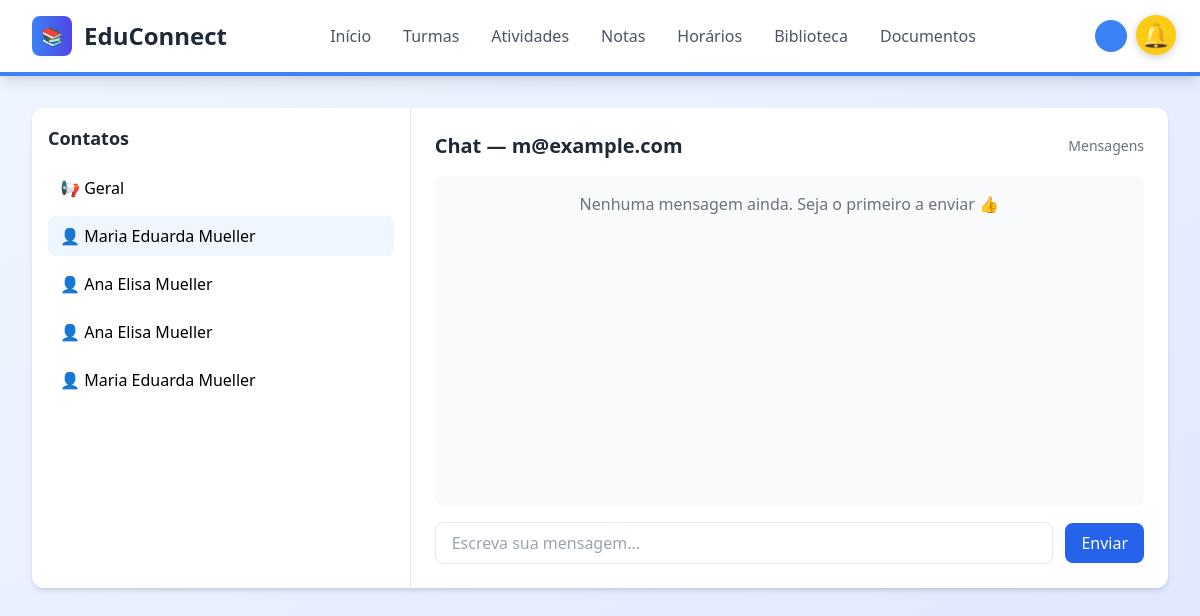
Page /chat?chat_user=m@example.com (signed in) on the committed database.
### tables this page shows
CREATE TABLE usuarios (
    id INTEGER PRIMARY KEY AUTOINCREMENT,
    nome TEXT,
    email TEXT UNIQUE,
    senha TEXT,
    tipo TEXT
);

### app.py (the view, shortened to what this page needs)
@app.route('/chat', methods=['GET', 'POST'])
@login_required
def chat():
    db = get_db()
    user_email = session.get('user_email', 'anonimo')
    chat_user = request.args.get('chat_user', 'geral')
    try:
        usuarios = db.execute("SELECT nome, email FROM usuarios").fetchall()
    except Exception:
        usuarios = []
    try:
        if chat_user == 'geral':
            cursor = db.execute("SELECT remetente, destinatario, mensagem, data_envio FROM mensagens WHERE destinatario = 'professor' ORDER BY data_envio ASC")
        else:
            cursor = db.execute("SELECT remetente, destinatario, mensagem, data_envio FROM mensagens WHERE (remetente = ? AND destinatario = ?) OR (remetente = ? AND destinatario = ?) ORDER BY data_envio ASC",
                (user_email, chat_user, chat_user, user_email))
        mensagens = cursor.fetchall()
    except Exception as e:
        print('Erro ao buscar mensagens:', e)
        mensagens = []
    return render_template('chat.html', mensagens=mensagens, usuarios=usuarios, chat_user=chat_user)

### app.py (called while the page is built)
def login_required(f):
    from functools import wraps
    @wraps(f)
    def decorated_function(*args, **kwargs):
        if not session.get('logged_in'):
            return redirect(url_for('login_page'))
        return f(*args, **kwargs)
    return decorated_function

def get_db():
    if 'db' not in g:
        g.db = sqlite3.connect(DATABASE)
        g.db.row_factory = sqlite3.Row  # Para retornar dicts em vez de tuplas
        try:
            g.db.execute('''
                CREATE TABLE IF NOT EXISTS mensagens (
                    id INTEGER PRIMARY KEY AUTOINCREMENT,
                    remetente TEXT,
                    destinatario TEXT,
                    mensagem TEXT,
                    data_envio TIMESTAMP DEFAULT CURRENT_TIMESTAMP
                )
            ''')
            g.db.commit()
        except Exception:
            pass
    return g.db

@app.teardown_appcontext
def close_connection(exception):
    db = g.pop('db', None)
    if db is not None:
        db.close()

### templates/chat.html (shortened to what this page needs)
<!DOCTYPE html>
<html lang="pt-BR">
<head>
    <script src="https://cdn.tailwindcss.com"></script>
</head>
<body class="bg-gradient-to-br from-blue-50 to-indigo-100 min-h-screen">
</head>
<body class="bg-gradient-to-br from-blue-50 to-indigo-100 min-h-screen">
    <header class="bg-white shadow-lg border-b-4 border-blue-500 sticky top-0 z-50">
        <div class="max-w-7xl mx-auto px-4 sm:px-6 lg:px-8">
            <div class="flex justify-between items-center py-4">
                <div class="flex items-center space-x-3">
                    <div class="w-10 h-10 bg-gradient-to-r from-blue-500 to-indigo-600 rounded-lg flex items-center justify-center">
                        <span class="text-white font-bold text-lg">📚</span>
                    </div>
                    <h1 class="text-2xl font-bold text-gray-800">EduConnect</h1>
                </div>
                <nav class="flex space-x-8">
                    <a href="/home" class="nav-btn text-gray-600 hover:text-blue-600 transition-colors">Início</a>
                    <a href="/turmas" class="nav-btn text-gray-600 hover:text-blue-600 transition-colors">Turmas</a>
                    <a href="/atividades" class="nav-btn text-gray-600 hover:text-blue-600 transition-colors">Atividades</a>
                    <a href="/notas" class="nav-btn text-gray-600 hover:text-blue-600 transition-colors">Notas</a>
                    <a href="/horarios" class="nav-btn text-gray-600 hover:text-blue-600 transition-colors">Horários</a>
                    <a href="/biblioteca" class="nav-btn text-gray-600 hover:text-blue-600 transition-colors">Biblioteca</a>
                    <a href="/documentos" class="nav-btn text-gray-600 hover:text-blue-600 transition-colors">Documentos</a>
                </nav>
                <div class="flex items-center space-x-4">
                    <div id="userAvatar" class="w-8 h-8 bg-blue-500 rounded-full flex items-center justify-center cursor-pointer hover:bg-blue-600 transition-colors">
                    </div>
                    <a href="/logout" class="text-sm text-gray-600 hover:text-red-600 transition-colors">Sair</a>
                </div>
            </div>
        </div>
    </header>
    <main class="max-w-7xl mx-auto px-4 sm:px-6 lg:px-8 py-8">
        <div class="bg-white rounded-xl shadow-md overflow-hidden">
            <div class="grid grid-cols-1 lg:grid-cols-3 gap-0">
                <aside class="border-r p-4 lg:col-span-1">
                    <h2 class="text-lg font-semibold text-gray-800 mb-4">Contatos</h2>
                    <div class="space-y-2">
                        <a href="/chat?chat_user=geral" class="block px-3 py-2 rounded-lg hover:bg-blue-50 {{ 'bg-blue-50' if chat_user == 'geral' else '' }}">📢 Geral</a>
                        {% if usuarios %}
                            {% for u in usuarios %}
                                <a href="/chat?chat_user={{ u['email'] }}" class="block px-3 py-2 rounded-lg hover:bg-blue-50 {{ 'bg-blue-50' if chat_user == u['email'] else '' }}">👤 {{ u['nome'] }}</a>
                            {% endfor %}
                        {% else %}
                            <p class="text-sm text-gray-500">Nenhum usuário encontrado.</p>
                        {% endif %}
                    </div>
                </aside>
                <section class="p-6 lg:col-span-2 flex flex-col h-[60vh]">
                    <div class="flex items-center justify-between mb-4">
                        <h3 class="text-xl font-semibold text-gray-800">Chat — {{ 'Geral' if chat_user == 'geral' else chat_user }}</h3>
                        <span class="text-sm text-gray-500">Mensagens</span>
                    </div>
                    <div id="messagesContainer" class="flex-1 overflow-y-auto p-4 space-y-4 bg-gray-50 rounded-lg">
                        {% if mensagens %}
                            {% for m in mensagens %}
                                {% set remetente = m['remetente'] %}
                                {% set texto = m['mensagem'] %}
                                {% set data = m['data_envio'] %}
                                <div class="flex {{ 'justify-end' if remetente == session.get('user_email') else 'justify-start' }}">
                                    <div class="max-w-[70%] px-4 py-2 rounded-lg shadow-sm {{ 'bg-blue-600 text-white' if remetente == session.get('user_email') else 'bg-white text-gray-800' }}">
                                        <div class="text-sm">{{ texto }}</div>
                                        <div class="text-xs text-gray-400 mt-1">{{ data }}</div>
                                    </div>
                                </div>
                            {% endfor %}
                        {% else %}
                            <p class="text-center text-gray-500">Nenhuma mensagem ainda. Seja o primeiro a enviar 👍</p>
                        {% endif %}
                    </div>
                    <form method="POST" action="/chat" class="mt-4 flex items-center gap-3">
                        <input name="mensagem" id="mensagemInput" type="text" required placeholder="Escreva sua mensagem..." class="flex-1 px-4 py-2 border rounded-lg focus:outline-none focus:ring-2 focus:ring-blue-400">
                        <button type="submit" class="px-4 py-2 bg-blue-600 text-white rounded-lg hover:bg-blue-700">Enviar</button>
                    </form>
                </section>
            </div>
        </div>
    </main>
</body>
</html>
{% include 'notific.html' %}

### rows in the picture
usuarios: nome "Maria Eduarda Mueller", email "m@example.com"
usuarios: nome "Ana Elisa Mueller"
usuarios: nome "Ana Elisa Mueller"
usuarios: nome "Maria Eduarda Mueller"
